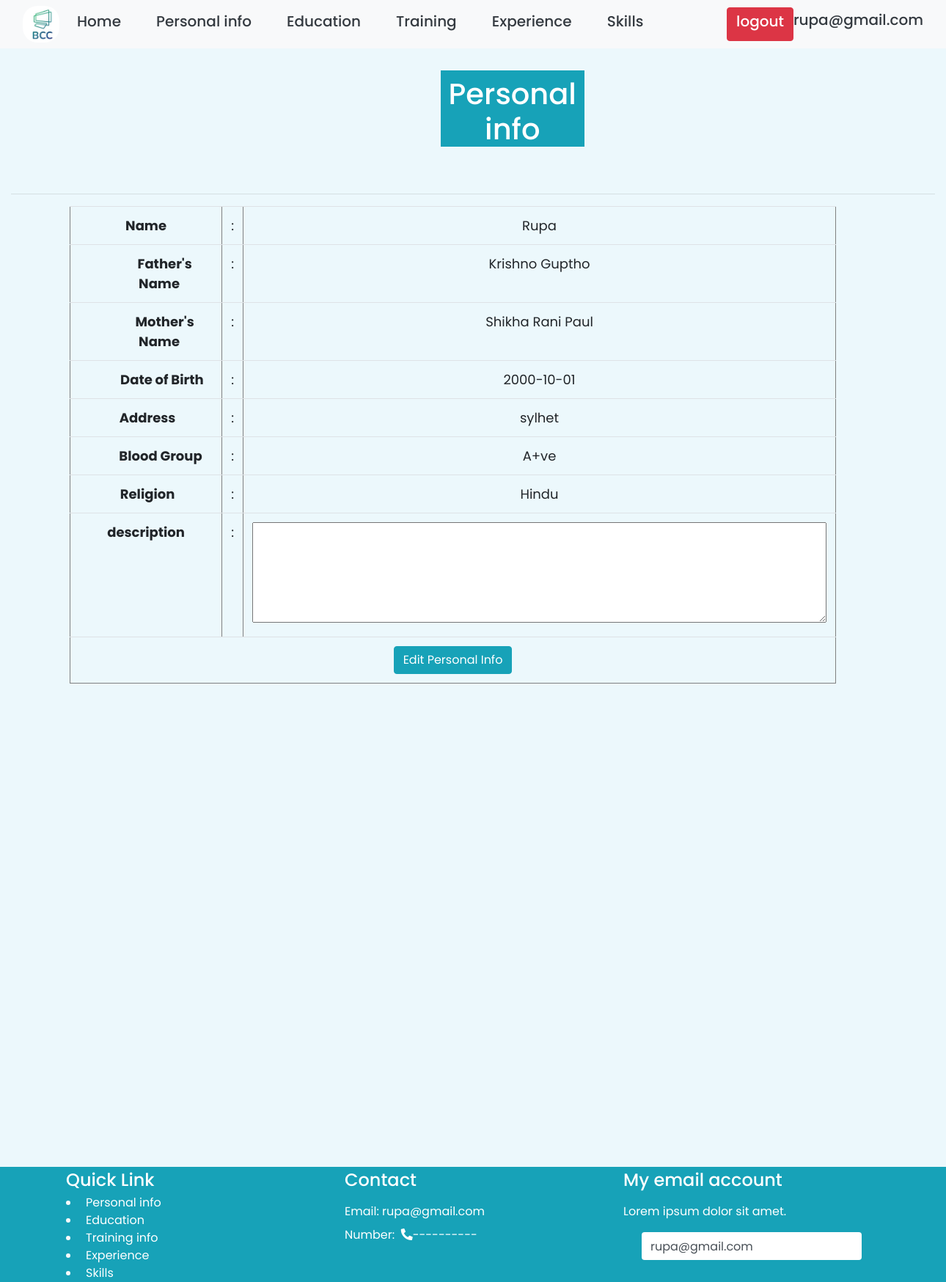
The app's page /personal_info.php (signed in) with its own data.
### tables this page shows
CREATE TABLE `personal_info` (
  `pid` int(10) NOT NULL,
  `name` varchar(50) NOT NULL,
  `father` varchar(50) NOT NULL,
  `mother` varchar(50) NOT NULL,
  `date_of_birth` date NOT NULL,
  `address` varchar(50) NOT NULL,
  `blood_group` varchar(10) NOT NULL,
  `religion` varchar(10) NOT NULL
);

### personal_info.php (the view, shortened to what this page needs)
<?php
	include("header.php");
?>
<?php
	$sql = "SELECT * FROM personal_info WHERE pid='".$_SESSION['pid']."'";
	$result = mysqli_query($con, $sql);
	if(mysqli_num_rows($result)>0){
		$row=mysqli_fetch_assoc($result);
	}
	if(isset($_POST['update'])){
		$name = $_POST['name'];
		$father = $_POST['father'];
		$mother = $_POST['mother'];
		$dob = $_POST['dob'];
		$address = $_POST['address'];
		$bg = $_POST['blood_group'];
		$religion = $_POST['religion'];
		$description = $_POST['description'];
		$sql = "UPDATE personal_info set name='$name',father='$father', mother='$mother', date_of_birth='$dob',address='$address', blood_group='$bg', religion='$religion', description='$description' WHERE pid='".$_SESSION['pid']."'";
		 if ($name<1 ) {
		         die("Please go to personal_info page and edit your name ");
		  }
		  elseif($father<1 ) {
		  	die("Please go to personal_info page and edit your father name ");
		  }
		  elseif($mother<1 ) {
		  	die("Please go to personal_info page and edit your mother name ");
		  }
		  elseif($dob<1 ) {
		  	die("Please go to personal_info page and edit your date of birth ");
		  }
		  elseif($address<1 ) {
		  	die("Please go to personal_info page and enter your address ");
		  }
		  elseif($bg<1 ) {
		  	die("Please go to personal_info page and edit your Blood Group ");
		  }
		   elseif($religion<1 ) {
		  	die("Please go to personal_info page and edit your religion ");
		  }
		elseif(mysqli_query($con, $sql)){
			header("location:personal_info.php");
		}
	}
	else{
 ?>
<div class="container-fluid mt-5">
		<div class="row">
			<div class="col-lg-5 col-md-5"></div>
				<div class="col-lg-3 col-md-3 ">
					<h1 class=" m-5 pt-2 g-4 text-center bg-info text-white">Personal info </h1>
				</div>
				<div class="col-lg-4 col-md-4">
			</div>
	</div><hr>
</div>
<div class="container-fluid personal ">
	<div class="row">
		<div class="col-lg-10 col-md-10 col-sm-4 text-center" >
			<table class="table" border="1">
				<tbody class="table1">
				<tr>
					<th>Name</th>
					<td>:</td>
					<td><?php echo $row['name']?></td>
				</tr>
				<tr>
					<th class="pl-5">&nbsp; &nbsp; Father's Name</th>
					<td>:</td>
					<td><?php echo $row['father']?></td>
				</tr>
				<tr>
					<th class="pl-5">&nbsp; &nbsp; Mother's Name</th>
					<td>:</td>
					<td><?php echo $row['mother']?></td>
				</tr>
				<tr>
					<th class="pl-5">&nbsp; Date of Birth</th>
					<td>:</td>
					<td><?php echo $row['date_of_birth']?></td>
				</tr>
				<tr>
					<th class="pl-3">Address</th>
					<td>:</td>
					<td><?php echo $row['address']?></td>
				</tr>
				<tr>
					<th class="pl-5">&nbsp;Blood Group</th>
					<td>:</td>
					<td><?php echo $row['blood_group']?></td>
				</tr>
				<tr>
					<th class="pl-3">Religion</th>
					<td>:</td>
					<td><?php echo $row['religion']?></td>
				</tr>
				<tr>
					<th>description</th>
					<td>:</td>
					<td><textarea rows="5" cols="50" placeholder="Enter your text here..."> <?php echo $row['description']?></textarea></td>
				</tr>
				<tr>
					<td colspan="3">
						<form action="" method="post">
							<input type="submit" class="btn btn-info" name="edit" value="Edit Personal Info"></input>
						</form>
					</td>
				</tr>
				</tbody>
			</table>
		</div>
	</div>
</div>
<?php
	}
?>
<?php
	include("footer.php");
?>

### css/styles.css (style rules this page uses)
@media (max-height:1900px) { body { height: 1700px; } }
@media (max-height:1900px) { tbody { text-align: left; } }
@media (max-height:1900px) { tbody.table1 { text-align: center; } }
@media (max-height:1900px) { .personal { background: var(--section-bg-color); height:700px; } }
@media (max-height:1900px) { .container-fluid.personal { height: 700px; text-align: center; margin-left: 80px; font-size: large; } }

### css/style.css (style rules this page uses)
* { margin:0; padding:0; font-family:'Poppins',sans-serif; box-sizing:border-box; }
input { display:none; }

### header.php (style rules this page uses)
body { background:#ecf8fc; }

### records on screen
personal_info: name "Rupa", father "Krishno Guptho", mother "Shikha Rani Paul", date_of_birth "2000-10-01", address "sylhet", blood_group "A+ve", religion "Hindu"

### other values on screen
$_SESSION['email'] "rupa@gmail.com"
